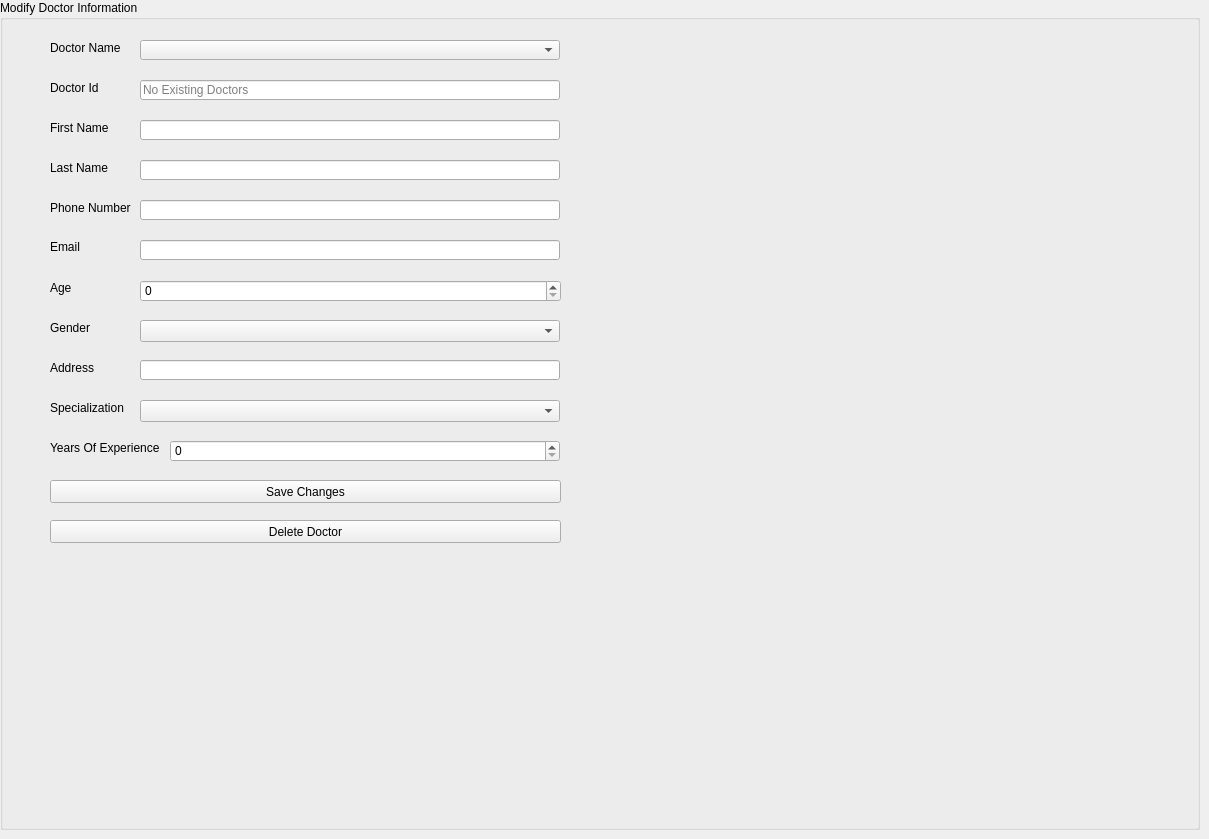
    <widget class="QWidget" name="tab_2">
     <attribute name="title">
      <string>Modify Doctor Information</string>
     </attribute>
     <widget class="QGroupBox" name="groupBox_2">
      <property name="geometry">
       <rect>
        <x>0</x>
        <y>0</y>
        <width>1200</width>
        <height>830</height>
       </rect>
      </property>
      <property name="title">
       <string>Modify Doctor Information</string>
      </property>
      <widget class="QLabel" name="doctorNameLabelModify">
       <property name="geometry">
        <rect>
         <x>50</x>
         <y>40</y>
         <width>81</width>
         <height>16</height>
        </rect>
       </property>
       <property name="text">
        <string>Doctor Name</string>
       </property>
      </widget>
      <widget class="QComboBox" name="doctorNameComboBoxModifyTab">
       <property name="geometry">
        <rect>
         <x>140</x>
         <y>40</y>
         <width>420</width>
         <height>20</height>
        </rect>
       </property>
      </widget>
      <widget class="QLabel" name="doctorIdLabelModify">
       <property name="geometry">
        <rect>
         <x>50</x>
         <y>80</y>
         <width>61</width>
         <height>16</height>
        </rect>
       </property>
       <property name="text">
        <string>Doctor Id</string>
       </property>
      </widget>
      <widget class="QLineEdit" name="doctorIdLineEditReadOnlyModifyTab">
       <property name="geometry">
        <rect>
         <x>140</x>
         <y>80</y>
         <width>420</width>
         <height>20</height>
        </rect>
       </property>
       <property name="readOnly">
        <bool>true</bool>
       </property>
       <property name="placeholderText">
        <string>No Existing Doctors</string>
       </property>
      </widget>
      <widget class="QLabel" name="firstNameLabelModify">
       <property name="geometry">
        <rect>
         <x>50</x>
         <y>120</y>
         <width>71</width>
         <height>16</height>
        </rect>
       </property>
       <property name="text">
        <string>First Name</string>
       </property>
      </widget>
      <widget class="QLabel" name="lastNameLabelModify">
       <property name="geometry">
        <rect>
         <x>50</x>
         <y>160</y>
         <width>61</width>
         <height>16</height>
        </rect>
       </property>
       <property name="text">
        <string>Last Name</string>
       </property>
      </widget>
      <widget class="QLabel" name="phoneNumberLabelModify">
       <property name="geometry">
        <rect>
         <x>50</x>
         <y>200</y>
         <width>81</width>
         <height>16</height>
        </rect>
       </property>
       <property name="text">
        <string>Phone Number</string>
       </property>
      </widget>
      <widget class="QLabel" name="emailLabelModify">
       <property name="geometry">
        <rect>
         <x>50</x>
         <y>240</y>
         <width>47</width>
         <height>13</height>
        </rect>
       </property>
       <property name="text">
        <string>Email</string>
       </property>
      </widget>
      <widget class="QLabel" name="ageLabelModify">
       <property name="geometry">
        <rect>
         <x>50</x>
         <y>280</y>
         <width>81</width>
         <height>16</height>
        </rect>
       </property>
       <property name="text">
        <string>Age</string>
       </property>
      </widget>
      <widget class="QLabel" name="genderLabelModify">
       <property name="geometry">
        <rect>
         <x>50</x>
         <y>320</y>
         <width>61</width>
         <height>16</height>
        </rect>
       </property>
       <property name="text">
        <string>Gender</string>
       </property>
      </widget>
      <widget class="QLabel" name="addressLabelModify">
       <property name="geometry">
        <rect>
         <x>50</x>
         <y>360</y>
         <width>61</width>
         <height>16</height>
        </rect>
       </property>
       <property name="text">
        <string>Address</string>
       </property>
      </widget>
      <widget class="QLabel" name="specializationLabelModify">
       <property name="geometry">
        <rect>
         <x>50</x>
         <y>400</y>
         <width>81</width>
         <height>16</height>
        </rect>
       </property>
       <property name="text">
        <string>Specialization</string>
       </property>
      </widget>
      <widget class="QLabel" name="yearsOfExperienceLabelModify">
       <property name="geometry">
        <rect>
         <x>50</x>
         <y>440</y>
         <width>131</width>
         <height>16</height>
        </rect>
       </property>
       <property name="text">
        <string>Years Of Experience</string>
       </property>
      </widget>
      <widget class="QLineEdit" name="doctorFirstNameLineEditModifyTab">
       <property name="geometry">
        <rect>
         <x>140</x>
         <y>120</y>
         <width>420</width>
         <height>20</height>
        </rect>
       </property>
      </widget>
      <widget class="QLineEdit" name="doctorLastNameLineEditModifyTab">
       <property name="geometry">
        <rect>
         <x>140</x>
         <y>160</y>
         <width>420</width>
         <height>20</height>
        </rect>
       </property>
      </widget>
      <widget class="QLineEdit" name="doctorPhoneNumberLineEditModifyTab">
       <property name="geometry">
        <rect>
         <x>140</x>
         <y>200</y>
         <width>420</width>
         <height>20</height>
        </rect>
       </property>
      </widget>
      <widget class="QLineEdit" name="doctorEmailLineEditModifyTab">
       <property name="geometry">
        <rect>
         <x>140</x>
         <y>240</y>
         <width>420</width>
         <height>20</height>
        </rect>
       </property>
      </widget>
      <widget class="QLineEdit" name="doctorAddressLineEditModifyTab">
       <property name="geometry">
        <rect>
         <x>140</x>
         <y>360</y>
         <width>420</width>
         <height>20</height>
        </rect>
       </property>
      </widget>
      <widget class="QPushButton" name="doctorSaveChangesButton">
       <property name="geometry">
        <rect>
         <x>50</x>
         <y>480</y>
         <width>511</width>
         <height>23</height>
        </rect>
       </property>
       <property name="text">
        <string>Save Changes</string>
       </property>
      </widget>
      <widget class="QPushButton" name="doctorDeleteButton">
       <property name="geometry">
        <rect>
         <x>50</x>
         <y>520</y>
         <width>511</width>
         <height>23</height>
        </rect>
       </property>
       <property name="text">
        <string>Delete Doctor</string>
       </property>
      </widget>
      <widget class="QLabel" name="modifyDoctorTabFeedbackLabel">
       <property name="geometry">
        <rect>
         <x>50</x>
         <y>560</y>
         <width>511</width>
         <height>20</height>
        </rect>
       </property>
       <property name="text">
        <string/>
       </property>
       <property name="alignment">
        <set>Qt::AlignCenter</set>
       </property>
      </widget>
      <widget class="QSpinBox" name="yearsOfExperienceSelectorModifyTab">
       <property name="geometry">
        <rect>
         <x>170</x>
         <y>440</y>
         <width>390</width>
         <height>22</height>
        </rect>
       </property>
      </widget>
      <widget class="QComboBox" name="specializationSelectorModifyDoctorTab">
       <property name="geometry">
        <rect>
         <x>140</x>
         <y>400</y>
         <width>420</width>
         <height>22</height>
        </rect>
       </property>
       <property name="currentIndex">
        <number>-1</number>
       </property>
       <item>
        <property name="text">
         <string>Anatomical Pathology</string>
        </property>
       </item>
       <item>
        <property name="text">
         <string>Anesthesiology</string>
        </property>
       </item>
       <item>
        <property name="text">
         <string>Cardiology</string>
        </property>
       </item>
       <item>
        <property name="text">
         <string>Cardiovascular/Thoracic Surgery</string>
        </property>
       </item>
       <item>
        <property name="text">
         <string>Clinical Immunology/Allergy</string>
        </property>
       </item>
       <item>
        <property name="text">
         <string>Critical Care Medincine</string>
        </property>
       </item>
       <item>
        <property name="text">
         <string>Dermatology</string>
        </property>
       </item>
       <item>
        <property name="text">
         <string>Diagnostic Radiology</string>
        </property>
       </item>
       <item>
        <property name="text">
         <string>Emergency Medicine</string>
        </property>
       </item>
       <item>
        <property name="text">
         <string>Endocrinology And Metabolism</string>
        </property>
       </item>
       <item>
        <property name="text">
         <string>Family Medicine</string>
        </property>
       </item>
       <item>
        <property name="text">
         <string>Gastroenterology</string>
        </property>
       </item>
       <item>
        <property name="text">
         <string>General Internal Medicine</string>
        </property>
       </item>
       <item>
        <property name="text">
         <string>General Surgery</string>
        </property>
       </item>
       <item>
        <property name="text">
         <string>General/Clinical Pathology</string>
        </property>
       </item>
       <item>
        <property name="text">
         <string>Geriatric Medicine</string>
        </property>
       </item>
       <item>
        <property name="text">
         <string>Hematology</string>
        </property>
       </item>
       <item>
        <property name="text">
         <string>Medical Biochemistry</string>
        </property>
       </item>
       <item>
        <property name="text">
         <string>Medical Genetics</string>
        </property>
       </item>
       <item>
        <property name="text">
         <string>Medical Microbiology and Infectious Diseases</string>
        </property>
       </item>
       <item>
        <property name="text">
         <string>Medical Oncology</string>
        </property>
       </item>
       <item>
        <property name="text">
         <string>Nephrology</string>
        </property>
       </item>
       <item>
        <property name="text">
         <string>Neurology</string>
        </property>
       </item>
       <item>
        <property name="text">
         <string>Neurosurgery</string>
        </property>
       </item>
       <item>
        <property name="text">
         <string>Nuclear Medicine</string>
        </property>
       </item>
       <item>
        <property name="text">
         <string>Obstetrics/Gyenecology</string>
        </property>
       </item>
       <item>
        <property name="text">
         <string>Occupational Medicine</string>
        </property>
       </item>
       <item>
        <property name="text">
         <string>Opthalmology</string>
        </property>
       </item>
       <item>
        <property name="text">
         <string>Orthopedic Surgery</string>
        </property>
       </item>
       <item>
        <property name="text">
         <string>Otolaryngology</string>
        </property>
       </item>
       <item>
        <property name="text">
         <string>Pediatrics</string>
        </property>
       </item>
       <item>
        <property name="text">
         <string>Physical Medicine And Rehabilitation (PM &amp; R)</string>
        </property>
       </item>
       <item>
        <property name="text">
         <string>Plastic Surgery</string>
        </property>
       </item>
      </widget>
      <widget class="QSpinBox" name="doctorAgeSelectorModifyTab">
       <property name="geometry">
        <rect>
         <x>140</x>
         <y>280</y>
         <width>421</width>
         <height>22</height>
        </rect>
       </property>
      </widget>
      <widget class="QComboBox" name="doctorGenderSelectorModifyTab">
       <property name="geometry">
        <rect>
         <x>140</x>
         <y>320</y>
         <width>420</width>
         <height>22</height>
        </rect>
       </property>
       <property name="currentIndex">
        <number>-1</number>
       </property>
       <item>
        <property name="text">
         <string>Male</string>
        </property>
       </item>
       <item>
        <property name="text">
         <string>Female</string>
        </property>
       </item>
       <item>
        <property name="text">
         <string>Non-Binary</string>
        </property>
       </item>
      </widget>
     </widget>
    </widget>
